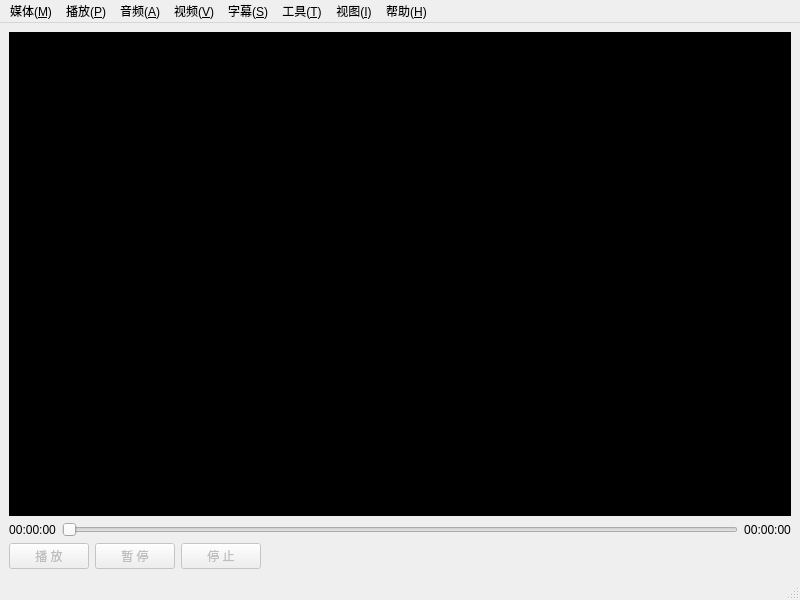
<?xml version="1.0" encoding="UTF-8"?>
<ui version="4.0">
 <class>HVlcPlayer</class>
 <widget class="QMainWindow" name="HVlcPlayer">
  <property name="geometry">
   <rect>
    <x>0</x>
    <y>0</y>
    <width>800</width>
    <height>600</height>
   </rect>
  </property>
  <property name="windowTitle">
   <string>MainWindow</string>
  </property>
  <widget class="QWidget" name="centralwidget">
   <layout class="QVBoxLayout" name="verticalLayout" stretch="1,0,0">
    <item>
     <widget class="QWidget" name="widget" native="true">
      <property name="styleSheet">
       <string notr="true">background-color: rgb(0, 0, 0);</string>
      </property>
     </widget>
    </item>
    <item>
     <layout class="QHBoxLayout" name="horizontalLayout">
      <item>
       <widget class="QLabel" name="label_1">
        <property name="text">
         <string>00:00:00</string>
        </property>
        <property name="alignment">
         <set>Qt::AlignCenter</set>
        </property>
       </widget>
      </item>
      <item>
       <widget class="QSlider" name="slider">
        <property name="enabled">
         <bool>false</bool>
        </property>
        <property name="orientation">
         <enum>Qt::Horizontal</enum>
        </property>
       </widget>
      </item>
      <item>
       <widget class="QLabel" name="label_2">
        <property name="text">
         <string>00:00:00</string>
        </property>
        <property name="alignment">
         <set>Qt::AlignCenter</set>
        </property>
       </widget>
      </item>
     </layout>
    </item>
    <item>
     <layout class="QHBoxLayout" name="horizontalLayout_2">
      <item>
       <widget class="QPushButton" name="pushButton_1">
        <property name="enabled">
         <bool>false</bool>
        </property>
        <property name="text">
         <string>播 放</string>
        </property>
       </widget>
      </item>
      <item>
       <widget class="QPushButton" name="pushButton_2">
        <property name="enabled">
         <bool>false</bool>
        </property>
        <property name="text">
         <string>暂 停</string>
        </property>
       </widget>
      </item>
      <item>
       <widget class="QPushButton" name="pushButton_3">
        <property name="enabled">
         <bool>false</bool>
        </property>
        <property name="text">
         <string>停 止</string>
        </property>
       </widget>
      </item>
      <item>
       <spacer name="horizontalSpacer">
        <property name="orientation">
         <enum>Qt::Horizontal</enum>
        </property>
        <property name="sizeHint" stdset="0">
         <size>
          <width>40</width>
          <height>20</height>
         </size>
        </property>
       </spacer>
      </item>
     </layout>
    </item>
   </layout>
  </widget>
  <widget class="QMenuBar" name="menubar">
   <property name="geometry">
    <rect>
     <x>0</x>
     <y>0</y>
     <width>800</width>
     <height>18</height>
    </rect>
   </property>
   <widget class="QMenu" name="menu_1">
    <property name="title">
     <string>媒体(&amp;M)</string>
    </property>
    <addaction name="action_101"/>
   </widget>
   <widget class="QMenu" name="menu_2">
    <property name="title">
     <string>播放(&amp;P)</string>
    </property>
   </widget>
   <widget class="QMenu" name="menu_3">
    <property name="title">
     <string>音频(&amp;A)</string>
    </property>
   </widget>
   <widget class="QMenu" name="menu_4">
    <property name="title">
     <string>视频(&amp;V)</string>
    </property>
   </widget>
   <widget class="QMenu" name="menu_5">
    <property name="title">
     <string>字幕(&amp;S)</string>
    </property>
   </widget>
   <widget class="QMenu" name="menu_6">
    <property name="title">
     <string>工具(&amp;T)</string>
    </property>
   </widget>
   <widget class="QMenu" name="menu_7">
    <property name="title">
     <string>视图(&amp;I)</string>
    </property>
   </widget>
   <widget class="QMenu" name="menu_8">
    <property name="title">
     <string>帮助(&amp;H)</string>
    </property>
   </widget>
   <addaction name="menu_1"/>
   <addaction name="menu_2"/>
   <addaction name="menu_3"/>
   <addaction name="menu_4"/>
   <addaction name="menu_5"/>
   <addaction name="menu_6"/>
   <addaction name="menu_7"/>
   <addaction name="menu_8"/>
  </widget>
  <widget class="QStatusBar" name="statusbar"/>
  <action name="action_101">
   <property name="text">
    <string>打开文件(&amp;O)</string>
   </property>
  </action>
 </widget>
 <resources/>
 <connections/>
</ui>
